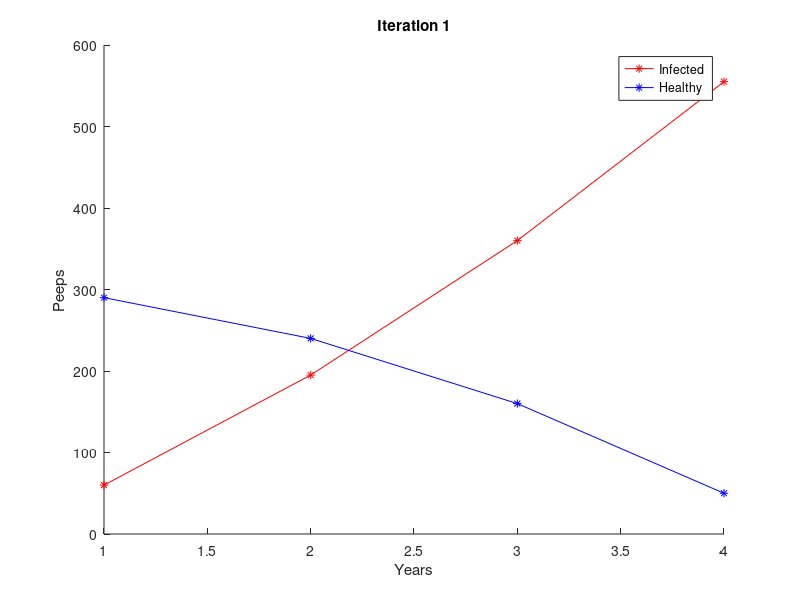

Write the MATLAB code that produced this figure.
% iteration2
% Four year period, but people graduate
% Meg McCauley and Meghan Tighe
% Linearity 2 - Decemeber 10, 2014

T = 4;  % Time period in years

% Stocks
ma_boys = zeros(T,1);
ma_boys(1) = 60;        % set the intital number of ma_boys
healthy = zeros(T,1);
healthy(1) = 290;       % set the intital number of healthy
infected = zeros(T,1);
infected(1) = 0;        % set the intital number of infected

incoming_ma_boys = 15;
incoming_healthy = 70;

for t = 2 : T
    f = 2*ma_boys(t-1);  % function of newly infected each year
    ma_boys(t) = ma_boys(t-1) + incoming_ma_boys;
    infected(t) = infected(t-1) + f;
    healthy(t) = healthy(t-1) - f + incoming_healthy;
end

hold on;
plot(ma_boys + infected, '*-r');
plot(healthy,'*-b');
legend('Infected', 'Healthy');
xlabel('Years');
ylabel('Peeps');
title('Iteration 1');
